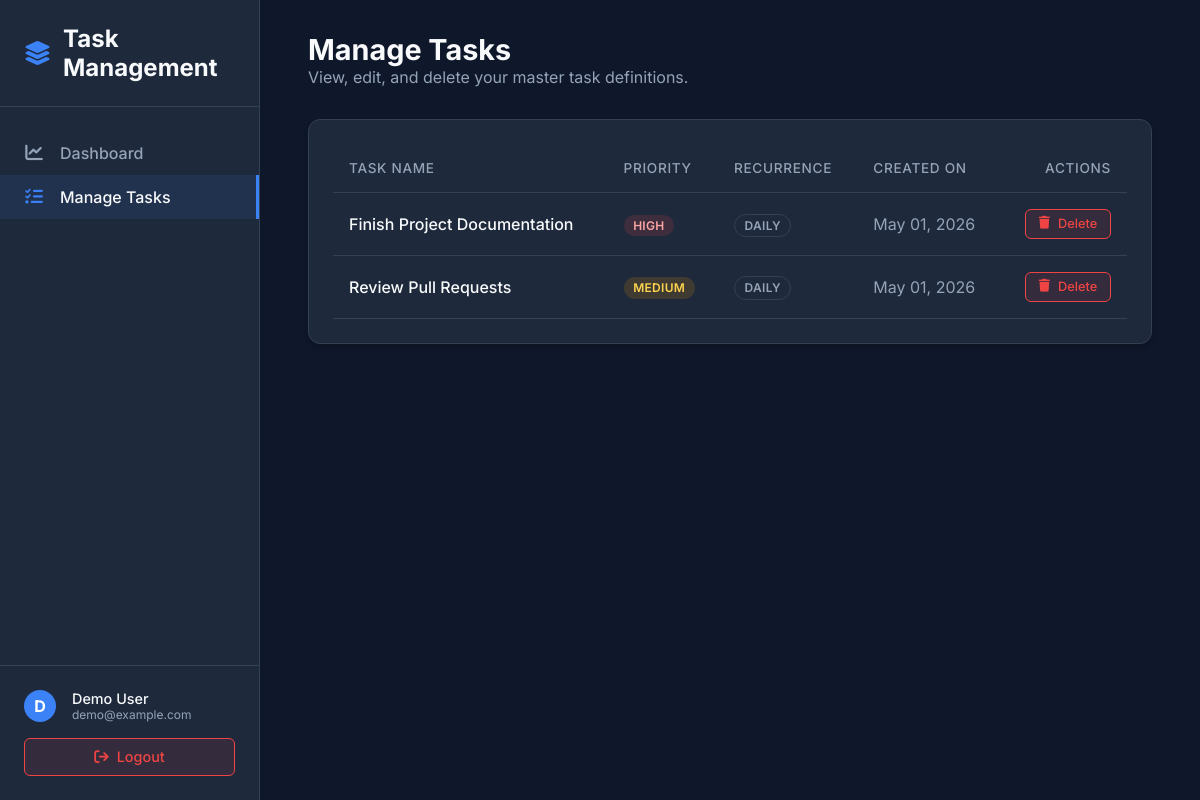
The app's page /manage (signed in) with its own data.
### models.py (models this page shows)
class User(db.Model, UserMixin):
    id = db.Column(db.Integer, primary_key=True)
    name = db.Column(db.String(100), nullable=False)
    email = db.Column(db.String(120), unique=True, nullable=False)
    password_hash = db.Column(db.String(255), nullable=False)
    streak_count = db.Column(db.Integer, default=0)
    tasks = db.relationship('Task', backref='user', lazy=True)
    scores = db.relationship('Score', backref='user', lazy=True)

class Task(db.Model):
    id = db.Column(db.Integer, primary_key=True)
    user_id = db.Column(db.Integer, db.ForeignKey('user.id'), nullable=False)
    title = db.Column(db.String(200), nullable=False)
    priority = db.Column(db.String(20), nullable=False) # High, Medium, Low
    recurrence_type = db.Column(db.String(50), default='one-time') # one-time, daily
    date_created = db.Column(db.DateTime, default=lambda: datetime.now(timezone.utc))
    instances = db.relationship('TaskInstance', backref='task', lazy=True, cascade="all, delete-orphan")

### app.py (the view)
@app.route('/manage')
@login_required
def manage():
    tasks = Task.query.filter_by(user_id=current_user.id).order_by(Task.date_created.desc()).all()
    return render_template('manage.html', tasks=tasks)

### app.py (called while the page is built)
@login_manager.user_loader
def load_user(user_id):
    return db.session.get(User, int(user_id))

### templates/manage.html (shortened to what this page needs)
{% extends "base.html" %}
{% block content %}
<div class="page-header animate-fade-in">
    <div>
        <h1 class="page-title">Manage Tasks</h1>
        <p style="color: var(--text-muted);">View, edit, and delete your master task definitions.</p>
    </div>
</div>
<div class="card animate-fade-in" style="animation-delay: 0.1s;">
    <div class="table-container">
        <table>
            <thead>
                <tr>
                    <th>Task Name</th>
                    <th>Priority</th>
                    <th>Recurrence</th>
                    <th>Created On</th>
                    <th style="text-align: right;">Actions</th>
                </tr>
            </thead>
            <tbody>
                {% for task in tasks %}
                <tr>
                    <td style="font-weight: 500;">{{ task.title }}</td>
                    <td>
                        <span class="badge badge-{{ task.priority|lower }}">{{ task.priority }}</span>
                    </td>
                    <td>
                        <span class="badge badge-recurrence">{{ task.recurrence_type|title }}</span>
                    </td>
                    <td style="color: var(--text-muted);">
                        {{ task.date_created.strftime('%b %d, %Y') }}
                    </td>
                    <td style="text-align: right;">
                        <a href="{{ url_for('delete_task', task_id=task.id) }}" class="btn btn-danger" style="padding: 0.4rem 0.8rem; font-size: 0.8rem;" onclick="return confirm('Are you sure you want to delete this master task? This will remove all its instances forever.')">
                            <i class="fa-solid fa-trash"></i> Delete
                        </a>
                    </td>
                </tr>
                {% endfor %}
            </tbody>
        </table>
    </div>
</div>
{% endblock %}

### templates/base.html (shortened to what this page needs)
<!DOCTYPE html>
<html lang="en">
<head>
    <link rel="stylesheet" href="https://cdnjs.cloudflare.com/ajax/libs/font-awesome/6.4.0/css/all.min.css">
    <link rel="stylesheet" href="{{ url_for('static', filename='css/style.css') }}">
</head>
<body>
    {% if current_user.is_authenticated %}
    <aside class="sidebar">
        <a href="{{ url_for('dashboard') }}" class="sidebar-header">
            <i class="fa-solid fa-layer-group"></i>
            Task Management
        </a>
        <div class="sidebar-menu">
            <a href="{{ url_for('dashboard') }}" class="menu-item {% if request.endpoint == 'dashboard' %}active{% endif %}">
                <i class="fa-solid fa-chart-line"></i> Dashboard
            </a>
            <a href="{{ url_for('manage') }}" class="menu-item {% if request.endpoint == 'manage' %}active{% endif %}">
                <i class="fa-solid fa-list-check"></i> Manage Tasks
            </a>
        </div>
        <div class="sidebar-footer">
            <div style="display: flex; align-items: center; gap: 1rem; color: var(--text-muted); margin-bottom: 1rem;">
                <div style="width: 32px; height: 32px; border-radius: 50%; background: var(--primary); color: white; display: flex; align-items: center; justify-content: center; font-weight: bold;">
                    {{ current_user.name[0]|upper }}
                </div>
                <div>
                    <div style="color: var(--text-main); font-weight: 500; font-size: 0.9rem;">{{ current_user.name }}</div>
                    <div style="font-size: 0.75rem;">{{ current_user.email }}</div>
                </div>
            </div>
            <a href="{{ url_for('logout') }}" class="btn btn-danger" style="width: 100%;">
                <i class="fa-solid fa-arrow-right-from-bracket"></i> Logout
            </a>
        </div>
    </aside>
    <main class="main-content">
        {% block content %}{% endblock %}
    </main>
    {% endif %}
</body>
</html>

### static/css/style.css (style rules this page uses)
:root { --bg-main: #0f172a; --bg-sidebar: #1e293b; --bg-card: #1e293b; --bg-card-hover: #334155; --primary: #3b82f6; --primary-hover: #2563eb; --text-main: #f8fafc; --text-muted: #94a3b8; --border-color: #334155; --success: #10b981; --warning: #f59e0b; --danger: #ef4444; }
* { margin: 0; padding: 0; box-sizing: border-box; font-family: 'Inter', sans-serif; }
body { background-color: var(--bg-main); color: var(--text-main); display: flex; min-height: 100vh; }
.sidebar { width: 260px; background-color: var(--bg-sidebar); border-right: 1px solid var(--border-color); display: flex; flex-direction: column; position: fixed; height: 100vh; }
.sidebar-header { padding: 1.5rem; font-size: 1.5rem; font-weight: 700; color: var(--text-main); border-bottom: 1px solid var(--border-color); display: flex; align-items: center; gap: 0.75rem; text-decoration: none; }
.sidebar-header i { color: var(--primary); }
.sidebar-menu { padding: 1.5rem 0; flex: 1; }
.menu-item { display: flex; align-items: center; padding: 0.75rem 1.5rem; color: var(--text-muted); text-decoration: none; font-weight: 500; transition: all 0.2s; gap: 1rem; }
.menu-item i { width: 20px; text-align: center; font-size: 1.1rem; }
.menu-item:hover, .menu-item.active { color: var(--text-main); background-color: rgba(59, 130, 246, 0.1); border-right: 3px solid var(--primary); }
.menu-item.active i { color: var(--primary); }
.sidebar-footer { padding: 1.5rem; border-top: 1px solid var(--border-color); }
.main-content { flex: 1; margin-left: 260px; padding: 2rem 3rem; display: flex; flex-direction: column; }
.page-header { display: flex; justify-content: space-between; align-items: center; margin-bottom: 2rem; }
.page-title { font-size: 1.8rem; font-weight: 700; }
.card { background-color: var(--bg-card); border: 1px solid var(--border-color); border-radius: 12px; padding: 1.5rem; box-shadow: 0 4px 6px -1px rgba(0, 0, 0, 0.1), 0 2px 4px -1px rgba(0, 0, 0, 0.06); }
.btn { padding: 0.6rem 1.2rem; border-radius: 6px; border: none; font-weight: 500; cursor: pointer; transition: all 0.2s; text-decoration: none; display: inline-flex; align-items: center; justify-content: center; gap: 0.5rem; font-size: 0.9rem; }
.btn-danger { background-color: rgba(239, 68, 68, 0.1); color: var(--danger); border: 1px solid var(--danger); }
.badge { padding: 0.2rem 0.6rem; border-radius: 9999px; font-size: 0.75rem; font-weight: 600; letter-spacing: 0.025em; text-transform: uppercase; }
.badge-high { background: rgba(239, 68, 68, 0.15); color: #fca5a5; }
.badge-medium { background: rgba(245, 158, 11, 0.15); color: #fcd34d; }
.badge-recurrence { background: var(--bg-sidebar); color: var(--text-muted); border: 1px solid var(--border-color); }
.table-container { overflow-x: auto; }
table { width: 100%; border-collapse: collapse; }
th, td { padding: 1rem; text-align: left; border-bottom: 1px solid var(--border-color); }
th { color: var(--text-muted); font-weight: 500; font-size: 0.85rem; text-transform: uppercase; letter-spacing: 0.05em; }

### records on screen
User: name "D", name "Demo User", email "demo@example.com"
Task: title "Finish Project Documentation", priority "HIGH", recurrence_type "DAILY", date_created "May 01, 2026"
Task: title "Review Pull Requests", priority "MEDIUM", recurrence_type "DAILY", date_created "May 01, 2026"
